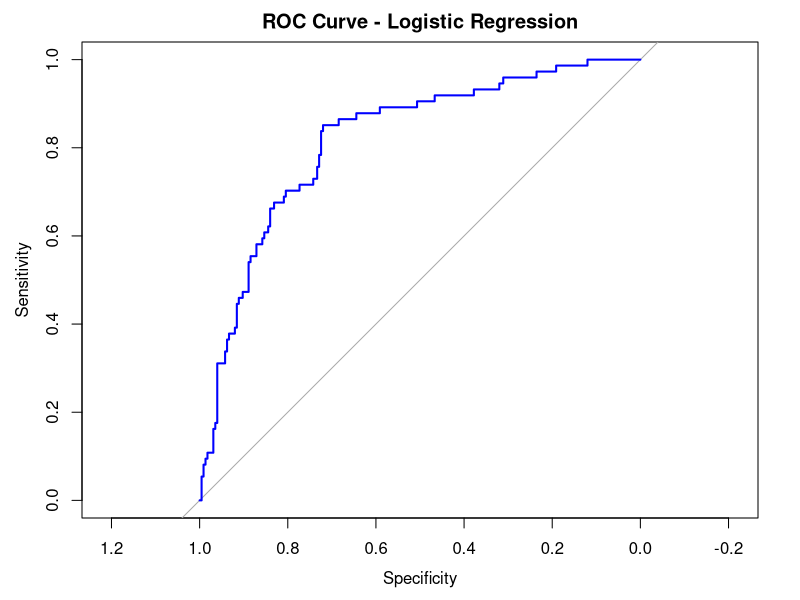

Write the R code that produced this figure.
# 📦 Load required packages
library(readxl)
library(dplyr)
library(caret)
library(ggplot2)
library(pROC)

# 📂 Read the Excel file
data <- read_excel("insurance_fraud_data.xlsx")

# 🧹 Data Preprocessing
data <- data %>%
  mutate(fraud_reported = as.factor(fraud_reported),
         policy_bind_date = as.Date(policy_bind_date),
         incident_date = as.Date(incident_date)) %>%
  select(-policy_number, -insured_zip, -incident_location)  # drop irrelevant columns

# Replace "-" in column names for R compatibility
colnames(data) <- make.names(colnames(data))

# Convert character columns to factors
data[sapply(data, is.character)] <- lapply(data[sapply(data, is.character)], as.factor)

# 🚂 Split the data into training and testing sets
set.seed(123)
split <- createDataPartition(data$fraud_reported, p = 0.7, list = FALSE)
train <- data[split, ]
test <- data[-split, ]

# 🤖 Train the Logistic Regression model
log_model <- glm(fraud_reported ~ ., data = train, family = binomial)

# 📊 Summary of the model
summary(log_model)

# 🔮 Predict on test set
pred_probs <- predict(log_model, test, type = "response")
pred_classes <- ifelse(pred_probs > 0.5, "Y", "N")
pred_classes <- as.factor(pred_classes)

# 📈 Evaluation
conf_mat <- confusionMatrix(pred_classes, test$fraud_reported)
print(conf_mat)

# ROC Curve
roc_obj <- roc(test$fraud_reported, pred_probs, levels = c("N", "Y"))
plot(roc_obj, col = "blue", main = "ROC Curve - Logistic Regression")
auc(roc_obj)

